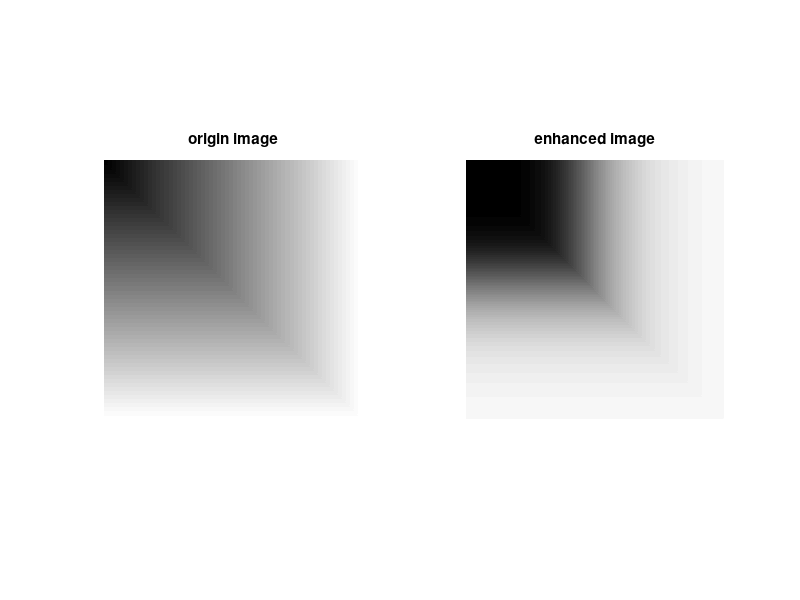
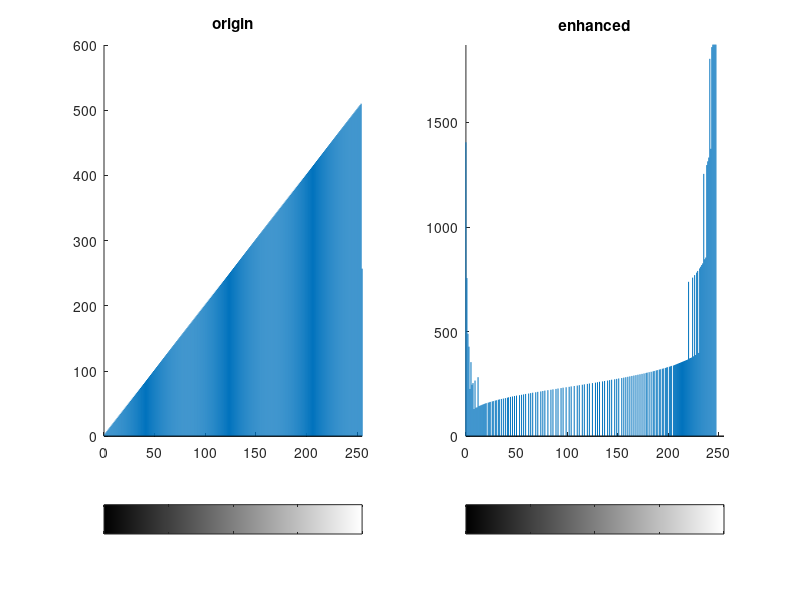

The MATLAB source for these figures, in order:
clear all; close all; clc;

IMG1 = zeros(256, 256);

for m = 1 : 256
    IMG1(m, m) = m;
    for n = (m+1) : 256
        IMG1(m, n) = n-1;
        IMG1(n, m) = IMG1(m, n)-1;
    end
end

subplot(121); imshow(uint8(IMG1)); title('origin image');

%---------------------------------------------------------------
THRESHOLD = 127;
E = 5;
IMG2 = zeros(256, 256);
for i = 1 : 256
    for j = 1 : 256
        IMG2(i, j) = (1./(1+(THRESHOLD./IMG1(i, j)).^E)) * 255;
    end
end
IMG2 = uint8(IMG2);
subplot(122); imshow(uint8(IMG2)); title('enhanced image');

figure;
subplot(121); imhist(uint8(IMG1)); title('origin');
subplot(122); imhist(uint8(IMG2)); title('enhanced');

